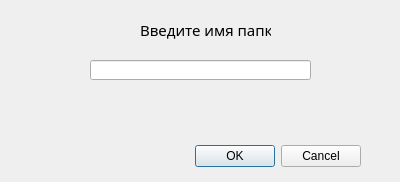
<?xml version="1.0" encoding="UTF-8"?>
<ui version="4.0">
 <class>DialogGoToDir</class>
 <widget class="QDialog" name="DialogGoToDir">
  <property name="geometry">
   <rect>
    <x>0</x>
    <y>0</y>
    <width>400</width>
    <height>182</height>
   </rect>
  </property>
  <property name="windowTitle">
   <string>Dialog</string>
  </property>
  <widget class="QDialogButtonBox" name="buttonBox">
   <property name="geometry">
    <rect>
     <x>20</x>
     <y>140</y>
     <width>341</width>
     <height>32</height>
    </rect>
   </property>
   <property name="orientation">
    <enum>Qt::Horizontal</enum>
   </property>
   <property name="standardButtons">
    <set>QDialogButtonBox::Cancel|QDialogButtonBox::Ok</set>
   </property>
  </widget>
  <widget class="QLineEdit" name="lineEdit">
   <property name="geometry">
    <rect>
     <x>90</x>
     <y>60</y>
     <width>221</width>
     <height>20</height>
    </rect>
   </property>
  </widget>
  <widget class="QLabel" name="label">
   <property name="geometry">
    <rect>
     <x>140</x>
     <y>20</y>
     <width>131</width>
     <height>20</height>
    </rect>
   </property>
   <property name="font">
    <font>
     <family>Impact</family>
     <pointsize>11</pointsize>
    </font>
   </property>
   <property name="text">
    <string>Введите имя папки</string>
   </property>
  </widget>
 </widget>
 <resources/>
 <connections>
  <connection>
   <sender>buttonBox</sender>
   <signal>accepted()</signal>
   <receiver>DialogGoToDir</receiver>
   <slot>accept()</slot>
   <hints>
    <hint type="sourcelabel">
     <x>248</x>
     <y>254</y>
    </hint>
    <hint type="destinationlabel">
     <x>157</x>
     <y>274</y>
    </hint>
   </hints>
  </connection>
  <connection>
   <sender>buttonBox</sender>
   <signal>rejected()</signal>
   <receiver>DialogGoToDir</receiver>
   <slot>reject()</slot>
   <hints>
    <hint type="sourcelabel">
     <x>316</x>
     <y>260</y>
    </hint>
    <hint type="destinationlabel">
     <x>286</x>
     <y>274</y>
    </hint>
   </hints>
  </connection>
 </connections>
</ui>
